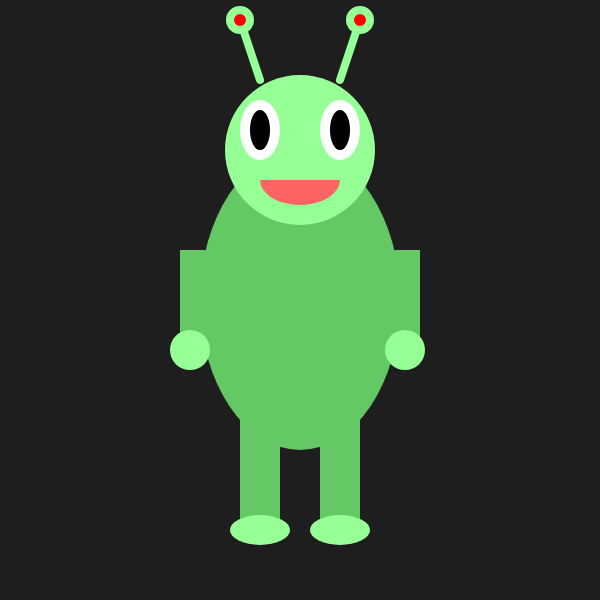
Frame 1 (no input)
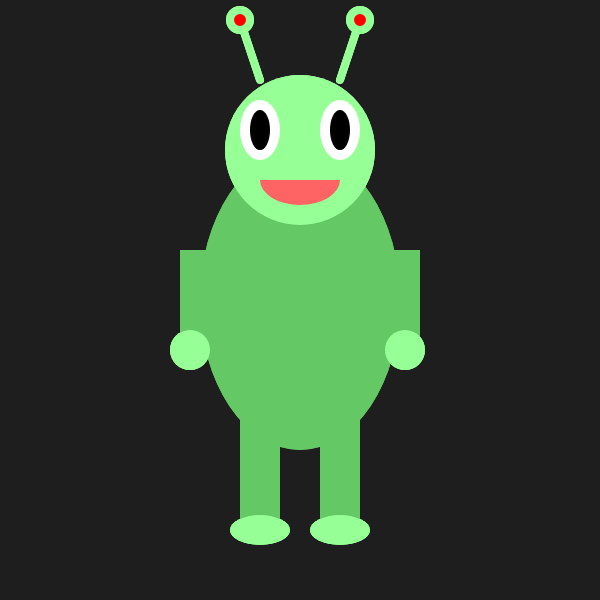
Frame 2 (the mouse pressed at the canvas centre, redrawn once)

The p5.js sketch that drew these frames (run headless with seeded random() and noise() and a simulated clock; the mouse was pressed at the canvas centre and the sketch redrawn once):

// p5.js sketch
// ── sketch.js
function setup() {
  createCanvas(600, 600);
  background(30, 30, 30); // Dark background for a space theme
}

function draw() {
  noLoop(); // Ensure draw() runs only once
  
  // Draw the alien's body
  noStroke();
  fill(100, 200, 100); // Green color for the body
  ellipse(300, 300, 200, 300); // Body
  
  // Draw the alien's head
  fill(150, 255, 150); // Light green color for the head
  ellipse(300, 150, 150, 150); // Head
  
  // Draw the alien's eyes
  fill(255); // White color for eyes
  ellipse(260, 130, 40, 60); // Left eye
  ellipse(340, 130, 40, 60); // Right eye
  
  fill(0); // Black color for pupils
  ellipse(260, 130, 20, 40); // Left pupil
  ellipse(340, 130, 20, 40); // Right pupil
  
  // Draw the alien's mouth
  fill(255, 100, 100); // Pink color for the mouth
  arc(300, 180, 80, 50, 0, PI, CHORD); // Smiling mouth
  
  // Draw the alien's antennae
  stroke(150, 255, 150); // Light green color for antennae
  strokeWeight(8);
  line(260, 80, 240, 20); // Left antenna
  line(340, 80, 360, 20); // Right antenna
  
  fill(255, 0, 0); // Red color for antenna tips
  ellipse(240, 20, 20, 20); // Left antenna tip
  ellipse(360, 20, 20, 20); // Right antenna tip
  
  // Draw the alien's arms
  noStroke();
  fill(100, 200, 100); // Green color for the arms
  rect(160, 250, 30, 100); // Left arm
  rect(410, 250, 30, 100); // Right arm
  
  // Draw the alien's hands
  fill(150, 255, 150); // Light green color for hands
  ellipse(175, 350, 40, 40); // Left hand
  ellipse(425, 350, 40, 40); // Right hand
  
  // Draw the alien's legs
  fill(100, 200, 100); // Green color for the legs
  rect(240, 450, 40, 100); // Left leg
  rect(320, 450, 40, 100); // Right leg
  
  // Draw the alien's feet
  fill(150, 255, 150); // Light green color for feet
  ellipse(260, 550, 60, 30); // Left foot
  ellipse(340, 550, 60, 30); // Right foot
}
function setup() {
  createCanvas(600, 600);
  background(30, 30, 30); // Dark background for a space theme
}

function draw() {
  noLoop(); // Ensure draw() runs only once
  
  // Draw the alien's body
  noStroke();
  fill(100, 200, 100); // Green color for the body
  ellipse(300, 300, 200, 300); // Body
  
  // Draw the alien's head
  fill(150, 255, 150); // Light green color for the head
  ellipse(300, 150, 150, 150); // Head
  
  // Draw the alien's eyes
  fill(255); // White color for eyes
  ellipse(260, 130, 40, 60); // Left eye
  ellipse(340, 130, 40, 60); // Right eye
  
  fill(0); // Black color for pupils
  ellipse(260, 130, 20, 40); // Left pupil
  ellipse(340, 130, 20, 40); // Right pupil
  
  // Draw the alien's mouth
  fill(255, 100, 100); // Pink color for the mouth
  arc(300, 180, 80, 50, 0, PI, CHORD); // Smiling mouth
  
  // Draw the alien's antennae
  stroke(150, 255, 150); // Light green color for antennae
  strokeWeight(8);
  line(260, 80, 240, 20); // Left antenna
  line(340, 80, 360, 20); // Right antenna
  
  fill(255, 0, 0); // Red color for antenna tips
  ellipse(240, 20, 20, 20); // Left antenna tip
  ellipse(360, 20, 20, 20); // Right antenna tip
  
  // Draw the alien's arms
  noStroke();
  fill(100, 200, 100); // Green color for the arms
  rect(180, 250, 30, 100); // Left arm
  rect(390, 250, 30, 100); // Right arm
  
  // Draw the alien's hands
  fill(150, 255, 150); // Light green color for hands
  ellipse(190, 350, 40, 40); // Left hand
  ellipse(405, 350, 40, 40); // Right hand
  
  // Draw the alien's legs
  fill(100, 200, 100); // Green color for the legs
  rect(240, 420, 40, 100); // Left leg
  rect(320, 420, 40, 100); // Right leg
  
  // Draw the alien's feet
  fill(150, 255, 150); // Light green color for feet
  ellipse(260, 530, 60, 30); // Left foot
  ellipse(340, 530, 60, 30); // Right foot
}
